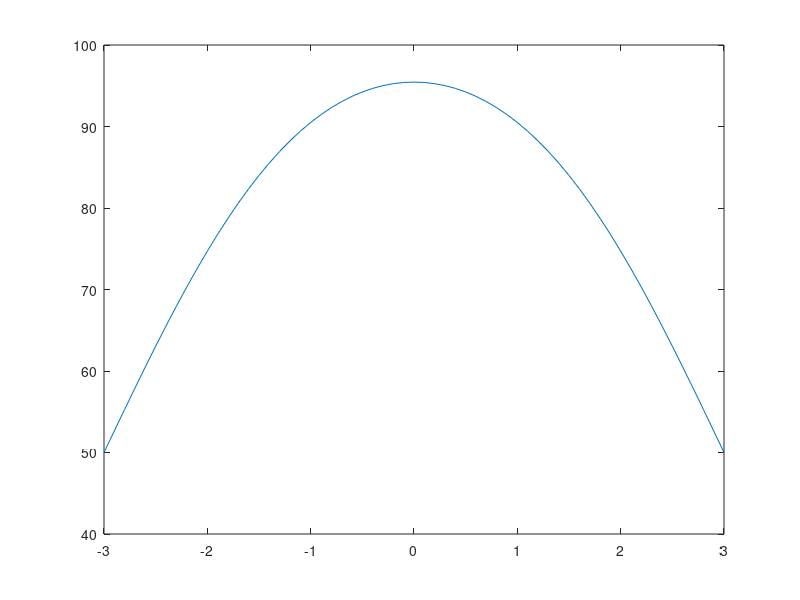

The MATLAB script that drew this image:
#infinite rod temperature's tables

clear
clf

u=@(x,t) 100/2*(erf((1-x)./(2*1.*sqrt(t)))+erf((1+x)./(2*1.*sqrt(t))));

i=-30:30;
plot(i/10,u(i/30,1/8));
#=============================

##concatenate the two matrices, rotate clockwise 90 degrees and then save as text file
i=-30:30;
kMag=rot90([u(i/10,1/8);i/10],-1);

kkk=fopen("figPartialDifferentialInfiniteRodT1.dat","w");
fdisp(kkk,kMag)
fclose(kkk);
##==============
##concatenate the two matrices, rotate clockwise 90 degrees and then save as text file
i=-30:30;
kMag=rot90([u(i/10,1/2);i/10],-1);

kkk=fopen("figPartialDifferentialInfiniteRodT2.dat","w");
fdisp(kkk,kMag)
fclose(kkk);
##==============

##concatenate the two matrices, rotate clockwise 90 degrees and then save as text file
i=-30:30;
kMag=rot90([u(i/10,1);i/10],-1);

kkk=fopen("figPartialDifferentialInfiniteRodT3.dat","w");
fdisp(kkk,kMag)
fclose(kkk);
##==============
##concatenate the two matrices, rotate clockwise 90 degrees and then save as text file
i=-30:30;
kMag=rot90([u(i/10,2);i/10],-1);

kkk=fopen("figPartialDifferentialInfiniteRodT4.dat","w");
fdisp(kkk,kMag)
fclose(kkk);
##==============
##concatenate the two matrices, rotate clockwise 90 degrees and then save as text file
i=-30:30;
kMag=rot90([u(i/10,8);i/10],-1);

kkk=fopen("figPartialDifferentialInfiniteRodT5.dat","w");
fdisp(kkk,kMag)
fclose(kkk);
##==============

